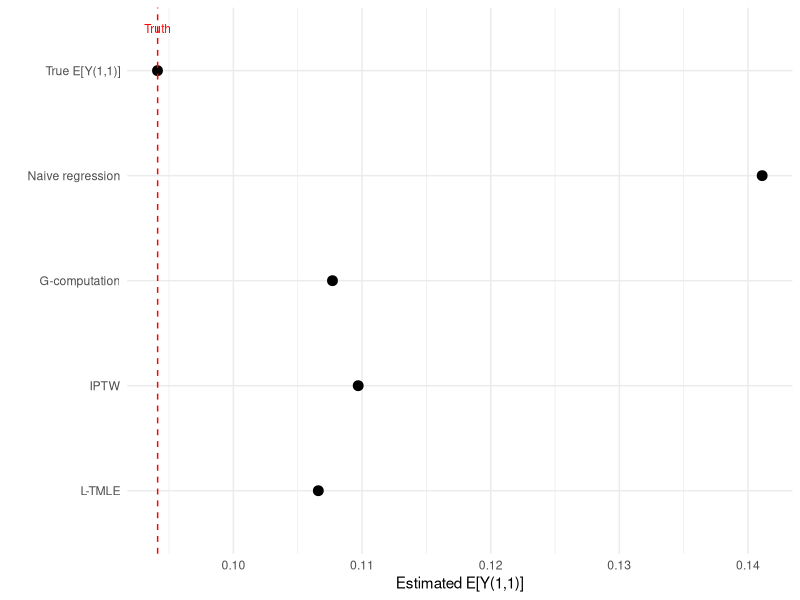

This figure's R source:
## ---- chunk 1
#| include: false
library(tidyverse)
knitr::opts_chunk$set(
  collapse = TRUE,
  comment = "#>",
  fig.width = 7,
  fig.height = 4,
  fig.align = "center"
)
logit <- function(p) log(p / (1 - p))
## ---- chunk 2
set.seed(2026)
n <- 2000

W_age    <- rnorm(n, mean = 40, sd = 10)
W_male   <- rbinom(n, 1, 0.6)
W_cd4_bl <- pmax(50, rnorm(n, mean = 350, sd = 120))
W_vl_bl  <- rnorm(n, mean = 4.2, sd = 0.7)
W <- 0.01 * (W_age - 40) - 0.001 * (W_cd4_bl - 350) + 0.2 * W_vl_bl - 0.1 * W_male

g1_true <- plogis(0.3 + 0.5 * W)
A1 <- rbinom(n, 1, g1_true)
L1 <- rnorm(n, mean = 0.3 * W + 1.2 * A1, sd = 1)  # strong treatment -> confounder
g2_true <- plogis(-0.5 + 0.8 * L1 + 0.3 * A1)       # strong confounder -> treatment
A2 <- rbinom(n, 1, g2_true)
Y <- rbinom(n, 1, plogis(-0.8 - 0.4 * A1 - 0.5 * A2 - 0.6 * L1 + 0.2 * W))  # strong L1 effect

dat <- tibble(W, A1, L1, A2, Y)
## ---- chunk 3
# Oracle truth (separate seed, large MC sample)
set.seed(9999)
n_mc <- 100000
W_mc <- rep(W, length.out = n_mc)
L1_cf11 <- rnorm(n_mc, mean = 0.3 * W_mc + 1.2, sd = 1)
Y_cf11  <- plogis(-0.8 - 0.4 - 0.5 - 0.6 * L1_cf11 + 0.2 * W_mc)
true_EY_11 <- mean(Y_cf11)
cat("True E[Y(1,1)]:", round(true_EY_11, 4), "\n")
## ---- chunk 4
# Time 1: P(A1 = 1 | W)
g1_mod <- glm(A1 ~ W, family = binomial, data = dat)
g1_hat <- pmax(0.01, pmin(0.99, predict(g1_mod, type = "response")))

# Time 2: P(A2 = 1 | A1, L1, W)
g2_mod <- glm(A2 ~ L1 + A1 + W, family = binomial, data = dat)
g2_hat <- pmax(0.01, pmin(0.99, predict(g2_mod, type = "response")))

# Evaluate g2 under the intervention value A1=1
g2_under_a1 <- pmax(0.01, pmin(0.99,
  predict(g2_mod, newdata = dat %>% mutate(A1 = 1), type = "response")))

# Cumulative probability of following "always adhere"
g_cumulative <- g1_hat * g2_under_a1
cat("Cumulative g range:", round(range(g_cumulative), 3), "\n")
## ---- chunk 5
Q2_mod <- glm(Y ~ A2 + L1 + A1 + W + A1:A2, family = binomial, data = dat)
Q2_A2is1 <- predict(Q2_mod, newdata = dat %>% mutate(A2 = 1), type = "response")
cat("Q2(A2=1) range:", round(range(Q2_A2is1), 4), "\n")
## ---- chunk 6
Q1_mod <- glm(Q2_A2is1 ~ A1 + W, family = quasibinomial, data = dat)
Q1_A1is1 <- predict(Q1_mod, newdata = dat %>% mutate(A1 = 1), type = "response")
cat("G-computation estimate E[Y(1,1)]:", round(mean(Q1_A1is1), 4), "\n")
cat("True E[Y(1,1)]:                  ", round(true_EY_11, 4), "\n")
## ---- chunk 7
H2 <- (dat$A1 == 1 & dat$A2 == 1) / (g1_hat * g2_under_a1)
QA_init_t2 <- predict(Q2_mod, type = "response")

# Fluctuation model
fluc2 <- glm(dat$Y ~ -1 + offset(logit(QA_init_t2)) + H2, family = binomial)
eps2 <- coef(fluc2)

# Update Q2 predictions under A2=1
Q2_star <- plogis(logit(Q2_A2is1) + eps2 / (g1_hat * g2_under_a1))
cat("Epsilon at time 2:", round(eps2, 5), "\n")
## ---- chunk 8
Q1_mod_updated <- glm(Q2_star ~ A1 + W, family = quasibinomial, data = dat)
Q1_updated <- predict(Q1_mod_updated, type = "response")
Q1_under_a1 <- predict(Q1_mod_updated, newdata = dat %>% mutate(A1 = 1), type = "response")

H1 <- (dat$A1 == 1) / g1_hat

fluc1 <- glm(Q2_star ~ -1 + offset(logit(Q1_updated)) + H1, family = quasibinomial)
eps1 <- coef(fluc1)

Q1_star <- plogis(logit(Q1_under_a1) + eps1 / g1_hat)
cat("Epsilon at time 1:", round(eps1, 5), "\n")
## ---- chunk 9
ltmle_est_11 <- mean(Q1_star)
cat("L-TMLE estimate E[Y(1,1)]:", round(ltmle_est_11, 4), "\n")
cat("True E[Y(1,1)]:           ", round(true_EY_11, 4), "\n")
## ---- chunk 10
naive_mod <- glm(Y ~ A1 + A2 + L1 + W, family = binomial, data = dat)
naive_pred_11 <- mean(predict(naive_mod, newdata = dat %>% mutate(A1 = 1, A2 = 1), type = "response"))

iptw_w <- ifelse(dat$A1 == 1 & dat$A2 == 1, 1 / (g1_hat * g2_hat), 0)
iptw_est <- sum(iptw_w * dat$Y) / sum(iptw_w)

comparison <- tibble(
  Method = c("True E[Y(1,1)]", "Naive regression", "G-computation", "IPTW", "L-TMLE"),
  Estimate = round(c(true_EY_11, naive_pred_11, mean(Q1_A1is1), iptw_est, ltmle_est_11), 4)
)
comparison |> as.data.frame()
## ---- chunk 11
#| label: fig-estimator-comparison
#| fig-cap: "Comparison of estimators for the counterfactual failure rate under sustained high adherence."
#| code-fold: true
ggplot(comparison, aes(x = Estimate, y = factor(Method, levels = rev(Method)))) +
  geom_point(size = 3) +
  geom_vline(xintercept = true_EY_11, linetype = "dashed", color = "red") +
  annotate("text", x = true_EY_11, y = 5.4, label = "Truth", color = "red", size = 3) +
  labs(x = "Estimated E[Y(1,1)]", y = "") +
  theme_minimal()
